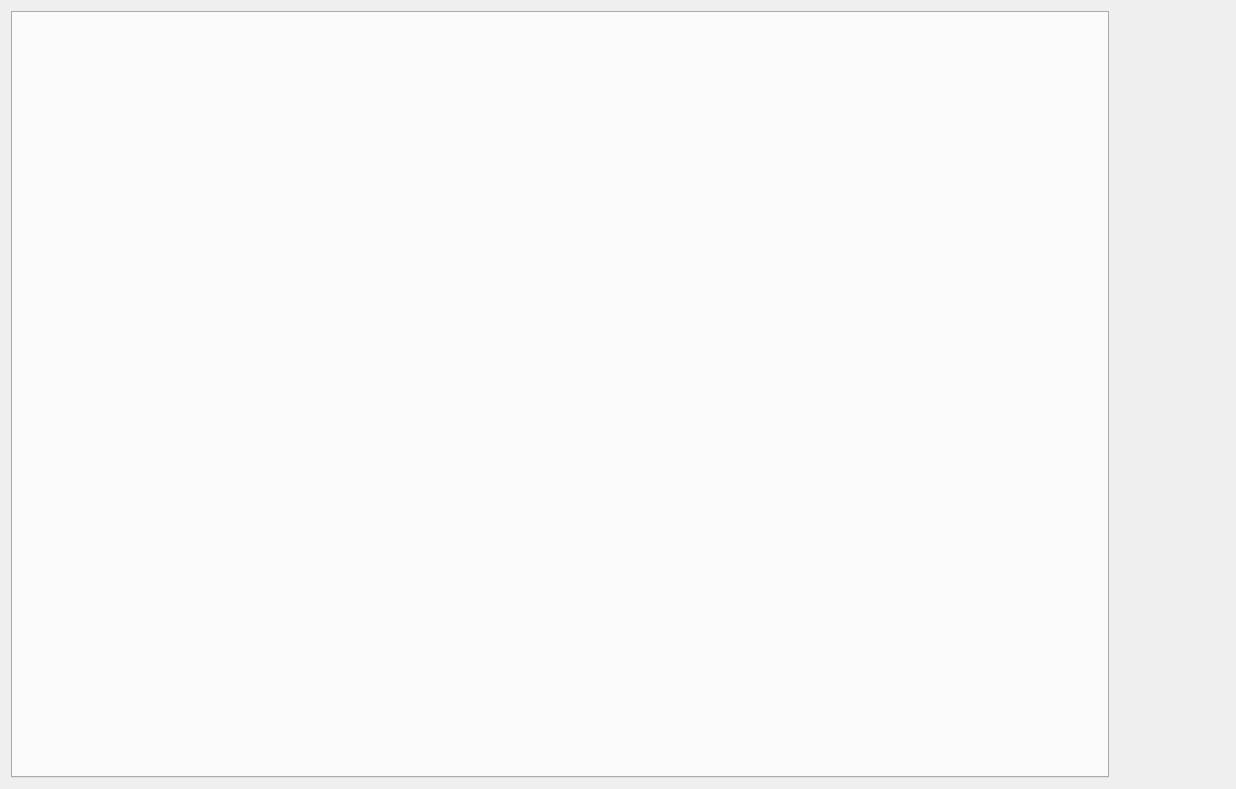
<?xml version="1.0" encoding="UTF-8"?>
<ui version="4.0">
 <class>TurnPageGridView</class>
 <widget class="QWidget" name="TurnPageGridView">
  <property name="geometry">
   <rect>
    <x>0</x>
    <y>0</y>
    <width>1236</width>
    <height>789</height>
   </rect>
  </property>
  <property name="windowTitle">
   <string>Form</string>
  </property>
  <layout class="QHBoxLayout" name="horizontalLayout_2" stretch="10,1">
   <item>
    <widget class="QTabWidget" name="tabWidget">
     <property name="currentIndex">
      <number>-1</number>
     </property>
    </widget>
   </item>
   <item>
    <layout class="QHBoxLayout" name="horizontalLayout" stretch="1">
     <item>
      <layout class="QVBoxLayout" name="verticalLayout">
       <item>
        <widget class="QPushButton" name="lastPageBtn">
         <property name="minimumSize">
          <size>
           <width>0</width>
           <height>100</height>
          </size>
         </property>
         <property name="styleSheet">
          <string notr="true">QPushButton
{
	image: url(:/icons/leftLittleArrow.png);
	border: 0px;
}

QPushButton:hover
{
	background-color: rgb(202, 202, 202);
}

QPushButton:pressed
{
	background-color: gray;
}</string>
         </property>
         <property name="text">
          <string/>
         </property>
        </widget>
       </item>
       <item>
        <widget class="QPushButton" name="nextPageBtn">
         <property name="minimumSize">
          <size>
           <width>0</width>
           <height>100</height>
          </size>
         </property>
         <property name="styleSheet">
          <string notr="true">QPushButton
{
	image: url(:/icons/rightLittleArrow.png);
	border: 0px;
}

QPushButton:hover
{
	background-color: rgb(202, 202, 202);
}

QPushButton:pressed
{
	background-color: gray;
}</string>
         </property>
         <property name="text">
          <string/>
         </property>
        </widget>
       </item>
      </layout>
     </item>
    </layout>
   </item>
  </layout>
 </widget>
 <resources/>
 <connections/>
</ui>
